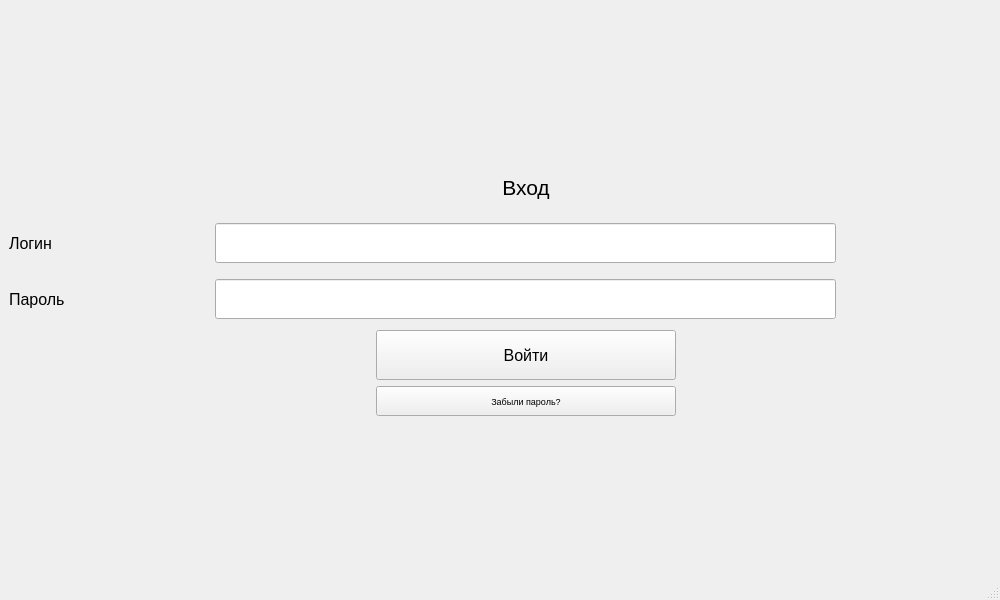
<?xml version="1.0" encoding="UTF-8"?>
<ui version="4.0">
 <class>MainWindow</class>
 <widget class="QMainWindow" name="MainWindow">
  <property name="geometry">
   <rect>
    <x>0</x>
    <y>0</y>
    <width>1000</width>
    <height>600</height>
   </rect>
  </property>
  <property name="windowTitle">
   <string>MainWindow</string>
  </property>
  <widget class="QWidget" name="centralwidget">
   <layout class="QVBoxLayout" name="verticalLayout">
    <item>
     <layout class="QGridLayout" name="gridLayout">
      <item row="0" column="2">
       <widget class="QLabel" name="label">
        <property name="sizePolicy">
         <sizepolicy hsizetype="Fixed" vsizetype="Fixed">
          <horstretch>0</horstretch>
          <verstretch>0</verstretch>
         </sizepolicy>
        </property>
        <property name="minimumSize">
         <size>
          <width>300</width>
          <height>50</height>
         </size>
        </property>
        <property name="font">
         <font>
          <pointsize>16</pointsize>
         </font>
        </property>
        <property name="autoFillBackground">
         <bool>true</bool>
        </property>
        <property name="text">
         <string>Вход</string>
        </property>
        <property name="alignment">
         <set>Qt::AlignCenter</set>
        </property>
       </widget>
      </item>
      <item row="1" column="0">
       <widget class="QLabel" name="label_2">
        <property name="sizePolicy">
         <sizepolicy hsizetype="Fixed" vsizetype="Fixed">
          <horstretch>0</horstretch>
          <verstretch>0</verstretch>
         </sizepolicy>
        </property>
        <property name="minimumSize">
         <size>
          <width>200</width>
          <height>50</height>
         </size>
        </property>
        <property name="font">
         <font>
          <pointsize>12</pointsize>
         </font>
        </property>
        <property name="text">
         <string>Логин</string>
        </property>
        <property name="alignment">
         <set>Qt::AlignLeading|Qt::AlignLeft|Qt::AlignVCenter</set>
        </property>
       </widget>
      </item>
      <item row="1" column="1" colspan="3">
       <widget class="QLineEdit" name="lineEdit">
        <property name="sizePolicy">
         <sizepolicy hsizetype="Expanding" vsizetype="Fixed">
          <horstretch>0</horstretch>
          <verstretch>0</verstretch>
         </sizepolicy>
        </property>
        <property name="minimumSize">
         <size>
          <width>600</width>
          <height>40</height>
         </size>
        </property>
       </widget>
      </item>
      <item row="2" column="0">
       <widget class="QLabel" name="label_3">
        <property name="sizePolicy">
         <sizepolicy hsizetype="Fixed" vsizetype="Fixed">
          <horstretch>0</horstretch>
          <verstretch>0</verstretch>
         </sizepolicy>
        </property>
        <property name="minimumSize">
         <size>
          <width>200</width>
          <height>50</height>
         </size>
        </property>
        <property name="font">
         <font>
          <pointsize>12</pointsize>
         </font>
        </property>
        <property name="text">
         <string>Пароль</string>
        </property>
       </widget>
      </item>
      <item row="2" column="1" colspan="3">
       <widget class="QLineEdit" name="lineEdit_2">
        <property name="sizePolicy">
         <sizepolicy hsizetype="Expanding" vsizetype="Fixed">
          <horstretch>0</horstretch>
          <verstretch>0</verstretch>
         </sizepolicy>
        </property>
        <property name="minimumSize">
         <size>
          <width>600</width>
          <height>40</height>
         </size>
        </property>
       </widget>
      </item>
      <item row="3" column="2">
       <widget class="QPushButton" name="pushButton">
        <property name="sizePolicy">
         <sizepolicy hsizetype="Expanding" vsizetype="Fixed">
          <horstretch>0</horstretch>
          <verstretch>0</verstretch>
         </sizepolicy>
        </property>
        <property name="minimumSize">
         <size>
          <width>0</width>
          <height>50</height>
         </size>
        </property>
        <property name="font">
         <font>
          <pointsize>12</pointsize>
         </font>
        </property>
        <property name="text">
         <string>Войти</string>
        </property>
       </widget>
      </item>
      <item row="4" column="2">
       <widget class="QPushButton" name="pushButton_2">
        <property name="sizePolicy">
         <sizepolicy hsizetype="Expanding" vsizetype="Fixed">
          <horstretch>0</horstretch>
          <verstretch>0</verstretch>
         </sizepolicy>
        </property>
        <property name="minimumSize">
         <size>
          <width>0</width>
          <height>30</height>
         </size>
        </property>
        <property name="font">
         <font>
          <pointsize>7</pointsize>
         </font>
        </property>
        <property name="text">
         <string>Забыли пароль?</string>
        </property>
       </widget>
      </item>
      <item row="3" column="1">
       <spacer name="horizontalSpacer">
        <property name="orientation">
         <enum>Qt::Horizontal</enum>
        </property>
        <property name="sizeHint" stdset="0">
         <size>
          <width>40</width>
          <height>20</height>
         </size>
        </property>
       </spacer>
      </item>
      <item row="3" column="3">
       <spacer name="horizontalSpacer_2">
        <property name="orientation">
         <enum>Qt::Horizontal</enum>
        </property>
        <property name="sizeHint" stdset="0">
         <size>
          <width>40</width>
          <height>20</height>
         </size>
        </property>
       </spacer>
      </item>
      <item row="3" column="4">
       <spacer name="horizontalSpacer_3">
        <property name="orientation">
         <enum>Qt::Horizontal</enum>
        </property>
        <property name="sizeHint" stdset="0">
         <size>
          <width>40</width>
          <height>20</height>
         </size>
        </property>
       </spacer>
      </item>
     </layout>
    </item>
   </layout>
  </widget>
  <widget class="QMenuBar" name="menubar">
   <property name="geometry">
    <rect>
     <x>0</x>
     <y>0</y>
     <width>1000</width>
     <height>26</height>
    </rect>
   </property>
  </widget>
  <widget class="QStatusBar" name="statusbar"/>
 </widget>
 <resources/>
 <connections/>
</ui>
